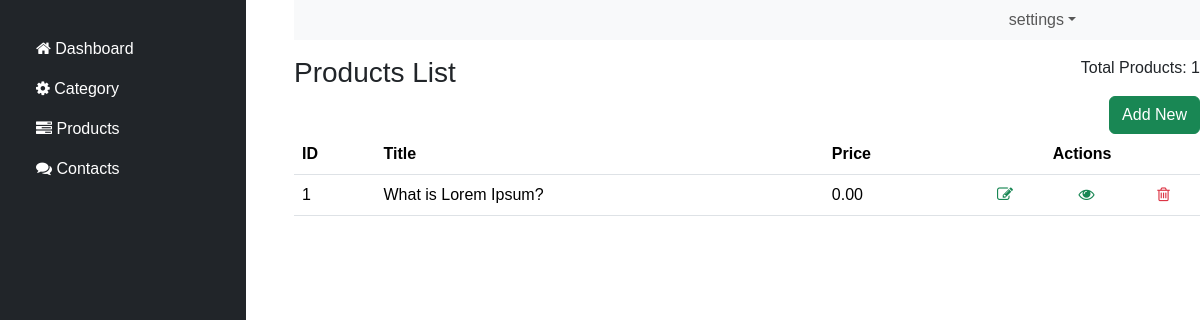
/dashbord/dashboard.php?page=products-list (signed in), run on an earlier commit of the app's database.
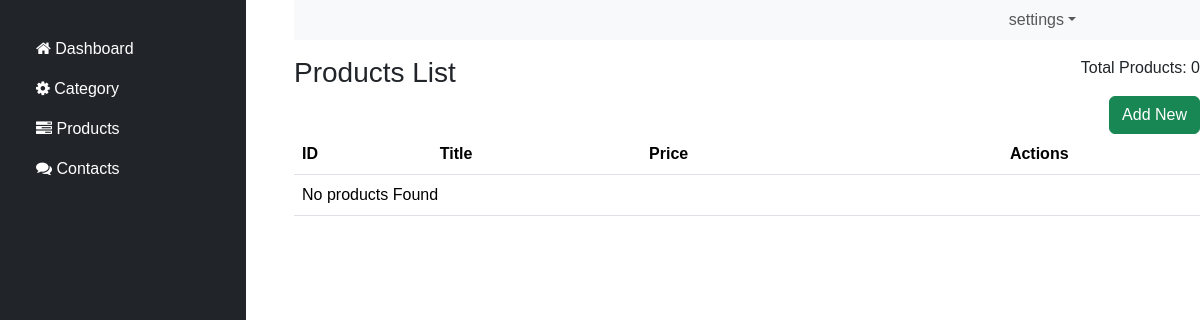
And on a later commit of the database.
### tables this page shows
CREATE TABLE `product` (
  `id` int(10) NOT NULL PRIMARY KEY AUTO_INCREMENT,
  `categoryId` varchar(255) NOT NULL,
  `title` varchar(255) NOT NULL,
  `description` text NOT NULL,
  `thumbnail` varchar(255) NOT NULL,
  `created_at` timestamp(6) NOT NULL DEFAULT current_timestamp(6) ON UPDATE current_timestamp(6),
  `updated_at` date NOT NULL
);

### dashbord/scripts/productsManger.php (called while the page is built, shortened)
<?php
class ProductsManager {
    private $conn;
    private $productTable = 'product';
    public function __construct($conn) {
        $this->conn = $conn;
    }
    public function get() {
        $data = [];
        $query = "SELECT id, categoryId, title, description, price, thumbnail FROM ";
        $query .= $this->productTable;
        $result = $this->conn->query($query);
        if ($result) {
            while ($row = $result->fetch_assoc()) {
                $data[] = $row;
            }
        }
        return $data;
    }
    public function countProducts() {
        $count = 0;
        $query = "SELECT COUNT(id) as count FROM ";
        $query .= $this->productTable;
        $result = $this->conn->query($query);
        if ($result) {
            $row = $result->fetch_assoc();
            $count = $row['count'];
        }
        return $count;
    }
}
?>

### dashbord/views/products/table.php (the view, shortened to what this page needs)
<?php
require_once('scripts/productsManger.php');
$productsManager = new ProductsManager($conn);
$content = $productsManager->get();
$productCount = $productsManager->countProducts();
?>
<div class="row">
    <div class="col-sm-6">
        <h3 class="mb-4">Products List</h3>
    </div>
    <div class="col-sm-6 text-end">
        <p>Total Products: <?= $productCount; ?></p>
        <a href="dashboard.php?page=products-form" class="btn btn-success">Add New</a>
    </div>
</div>
<div class="table-responsive-sm">
    <table class="table table-hover">
        <thead>
            <tr>
                <th>ID</th>
                <th>Title</th>
                <th>Price</th>
                <th colspan="3" class="text-center">Actions</th>
            </tr>
        </thead>
        <tbody>
            <?php
            if (!empty($content)) {
                foreach ($content as $data) {
            ?>
                    <tr>
                        <td><?= $data['id']; ?></td>
                        <td><?= $data['title']; ?></td>
                        <td><?= $data['price']; ?></td>
                        <td class="text-center">
                            <a href="dashboard.php?page=products-form&id=<?= $data['id']; ?>" class="text-success">
                                <i class="fa fa-edit"></i>
                            </a>
                        </td>
                        <td class="text-center">
                            <a href="dashboard.php?page=products-info&id=<?= $data['id']; ?>" class="text-success">
                                <i class="fa fa-eye"></i>
                            </a>
                        </td>
                        <td class="text-center">
                            <a href="javascript:void(0)" onclick="confirmContentDelete(<?= $data['id']; ?>)" class="text-danger">
                                <i class="fa fa-trash-o"></i>
                            </a>
                        </td>
                    </tr>
            <?php
                }
            } else {
            ?>
                <tr>
                    <td colspan="4">No products Found</td>
                </tr>
            <?php } ?>
        </tbody>
    </table>
</div>

What changed in the data, as far as the page shows it:
removed product: id "1", title "What is Lorem Ipsum?", price "0.00"
Also different on the page:
$productCount: "1" → "0"
text now shown: "No products Found"
